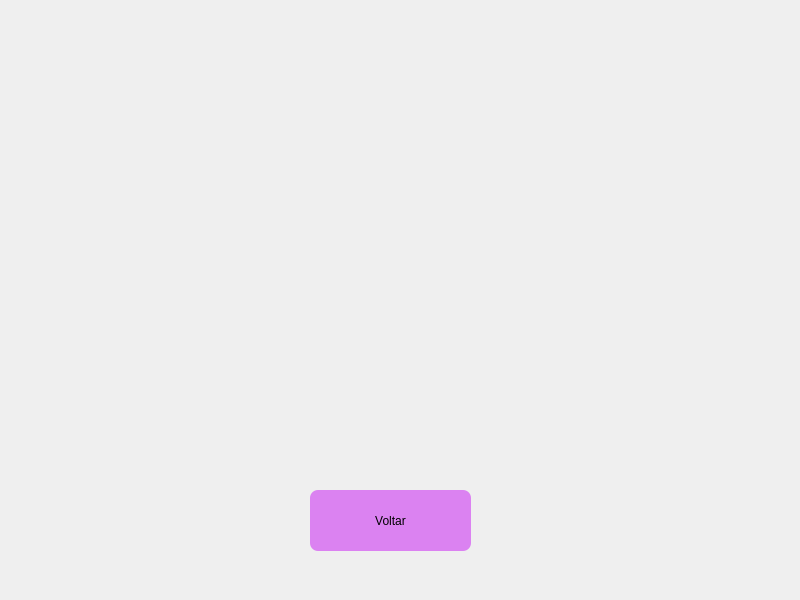
<?xml version="1.0" encoding="UTF-8"?>
<ui version="4.0">
 <class>bilheteCaixa</class>
 <widget class="QMainWindow" name="bilheteCaixa">
  <property name="geometry">
   <rect>
    <x>0</x>
    <y>0</y>
    <width>800</width>
    <height>600</height>
   </rect>
  </property>
  <property name="minimumSize">
   <size>
    <width>800</width>
    <height>600</height>
   </size>
  </property>
  <property name="maximumSize">
   <size>
    <width>800</width>
    <height>600</height>
   </size>
  </property>
  <property name="windowTitle">
   <string>MainWindow</string>
  </property>
  <widget class="QWidget" name="centralwidget">
   <widget class="QLabel" name="label">
    <property name="geometry">
     <rect>
      <x>0</x>
      <y>0</y>
      <width>800</width>
      <height>600</height>
     </rect>
    </property>
    <property name="minimumSize">
     <size>
      <width>800</width>
      <height>600</height>
     </size>
    </property>
    <property name="maximumSize">
     <size>
      <width>800</width>
      <height>600</height>
     </size>
    </property>
    <property name="text">
     <string/>
    </property>
    <property name="pixmap">
     <pixmap resource="../imagens/img.qrc">:/img/T3BilheteCaixa.png</pixmap>
    </property>
   </widget>
   <widget class="QPushButton" name="volta">
    <property name="geometry">
     <rect>
      <x>310</x>
      <y>490</y>
      <width>161</width>
      <height>61</height>
     </rect>
    </property>
    <property name="styleSheet">
     <string notr="true">background-color: rgba(214, 102, 241, 80%);
font: 12pt &quot;Comic Sans MS&quot;;
border-radius: 8px</string>
    </property>
    <property name="text">
     <string>Voltar</string>
    </property>
   </widget>
  </widget>
 </widget>
 <resources>
  <include location="../imagens/img.qrc"/>
 </resources>
 <connections/>
</ui>
